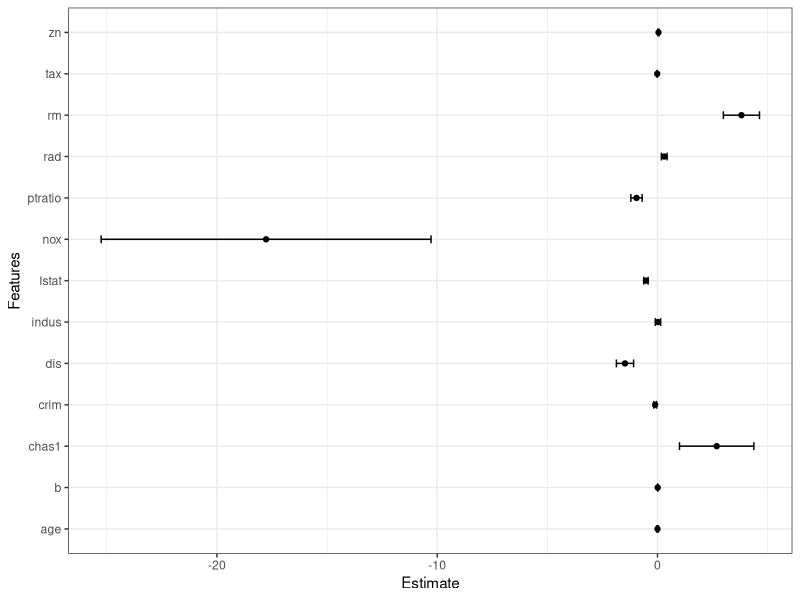
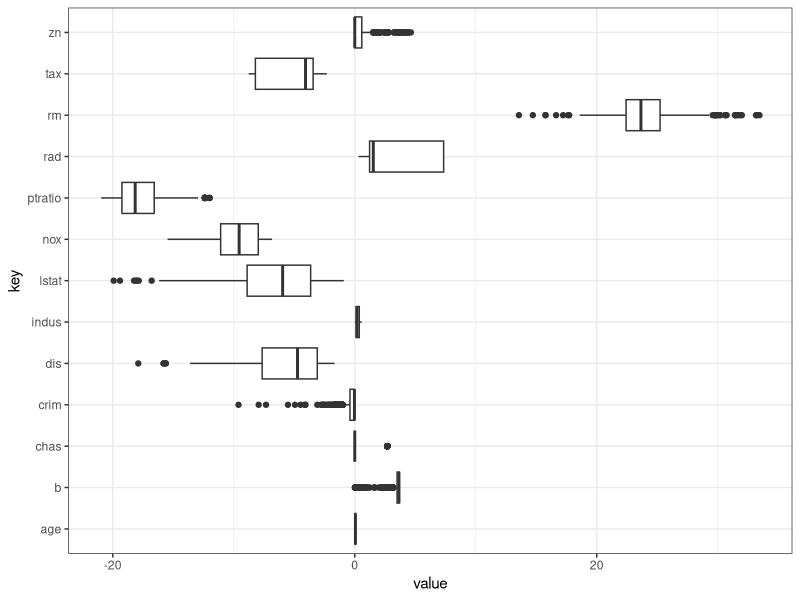
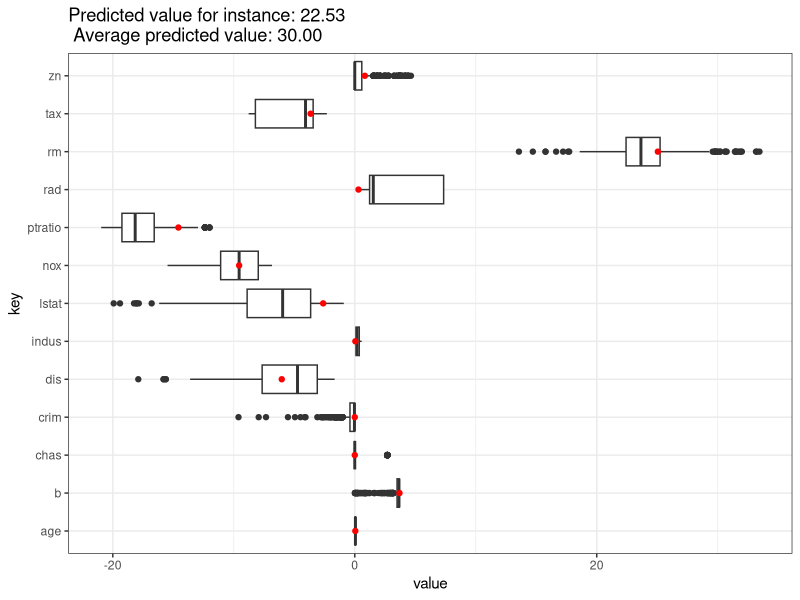

Here is the R script that generated these plots, in order:
## ---- chunk 1
library('mlbench')
library('knitr')
library('ggplot2')
library('dplyr')
library('tidyr')
my_theme = theme_bw()




data('BostonHousing')
mod = lm(medv ~ ., data = BostonHousing, x=TRUE)
lm_summary = summary(mod)$coefficients
name_matches = c('crim'='per capita crime rate',
                 'zn'='proportion of residential land zoned for lots over 25,000 sq.ft',
                 'indus'='proportion of non-retail business acres per town',
                 'chas1'='Charles River dummy variable (= 1 if tract bounds river; 0 otherwise)',
                 'nox'='nitric oxides concentration (parts per 10 million)',
                 'rm'='average number of rooms per dwelling',
                 'age'='proportion of owner-occupied units built prior to 1940',
                 'dis'='weighted distances to five Boston employment centres',
                 'rad'='index of accessibility to radial highways',
                 'tax'='full-value property-tax rate per USD 10,000',
                 'ptratio'='pupil-teacher ratio by town',
                 'b'='1000(B - 0.63)^2 where B is the proportion of blacks by town',
                 'lstat'='percentage of lower status of the population',
                 'medv'='median value of owner-occupied homes in USD 1000', '(Intercept)'='(Intercept)')
lm_summary_print = lm_summary
rownames(lm_summary_print) = name_matches[rownames(lm_summary_print)]

kable(lm_summary_print[,c('Estimate', 'Std. Error')])
## ---- chunk 2
coef_plot = function(mod, alpha = 0.05, remove_intercept = TRUE){
  lm_summary = summary(mod)$coefficients

  df = data.frame(Features = rownames(lm_summary),
                  Estimate = lm_summary[,'Estimate'],
                  std_error = lm_summary[,'Std. Error'])
  df$lower = df$Estimate - qnorm(alpha/2) * df$std_error
  df$upper = df$Estimate + qnorm(alpha/2) * df$std_error


  if(remove_intercept){
    df = df[!(df$Features == '(Intercept)'),]
  }
  ggplot(df) +
    geom_point(aes(x=Estimate, y=Features)) +  
    geom_segment(aes(y=Features, yend=Features, x=lower, xend=upper), arrow = arrow(angle=90, ends='both', length = unit(0.1, 'cm'))) +
    my_theme
}

coef_plot(mod)

## ---- chunk 3

get_effects = function(mod){
  X = model.matrix(mod)
  X = data.frame(predict(mod, type = 'terms'))

  means = apply(mod$x, 2, mean) * mod$coefficients
  means = means[names(means)  != "(Intercept)"]
  # predict with type='terms' centers the results, so we have to add the mean again
  means_X = matrix(rep(means, times = nrow(X)), nrow=nrow(X), byrow=TRUE)
  X = X + means_X
  X  
}

effect_plot = function(mod, feature_names=NULL){
  X = get_effects(mod)
  if(!missing(feature_names)){
    rownames(X) = feature_names
  }
  X = gather(X)
  ggplot(X) +
    geom_boxplot(aes(x=key, y=value, group=key)) +
    coord_flip() + my_theme
}

effect_plot(mod)
## ---- chunk 4
i = 1
effects = get_effects(mod)
effects_i = gather(effects[i, ])
predictions = predict(mod)
predictions_mean = mean(predictions)
pred_i = predictions[i]

effect_plot(mod) +
  geom_point(aes(x=key, y=value), color = 'red', data = effects_i) +
  ggtitle(sprintf('Predicted value for instance: %.2f\n Average predicted value: %.2f', predictions_mean, pred_i))
